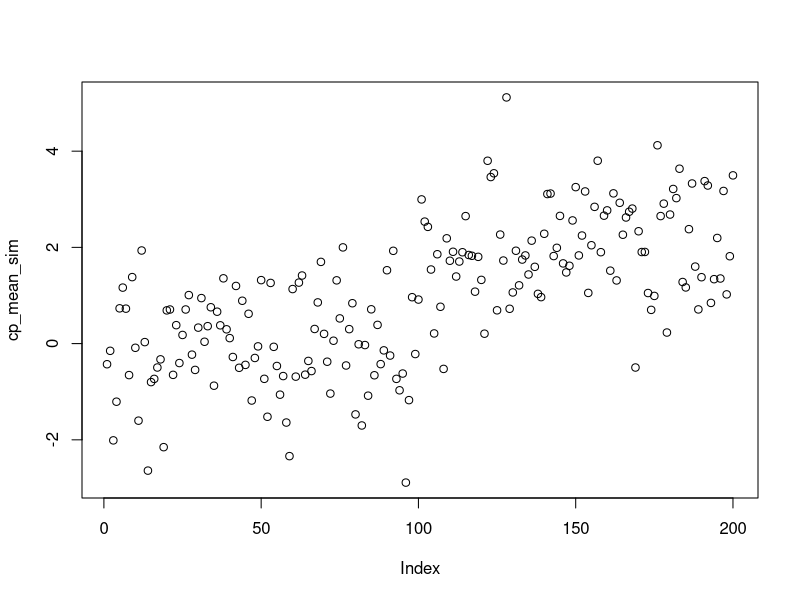

Reproduce this figure in R. (Note: this script raises an error after producing the figure.)
# Test for changepoint in means

cp_mean_sim <- c(rnorm(100, 0, 1), rnorm(100, 2, 1))

plot(cp_mean_sim)

cp_mean_results <- cp_mean_lhr(cp_mean_sim)

plot(cp_mean_results)

# Test for changepoint in variance

cp_var_sim <- c(rnorm(100, 0, 1), rnorm(100, 50, 3))

plot(cp_var_sim)

cp_var_results <- cp_var_lhr(cp_var_sim)

plot(cp_var_results)
